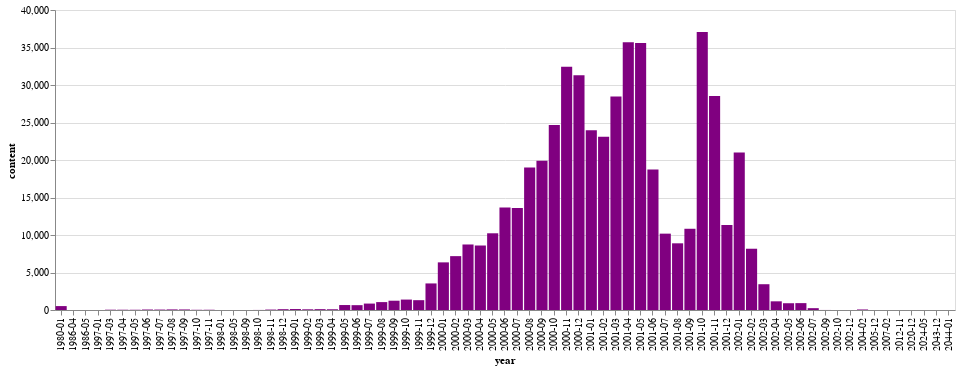

Source (notebook cell):
### Code cell
df["year"] = df["date"].dt.strftime("%Y-%m")
disp = df.groupby("year", as_index=False)['content'].count()
alt.Chart(disp).mark_bar(color="purple").encode(x="year:O", y="content").properties(width=900)

### Figure 1 — Vega-Lite specification as saved in the notebook (floating-point values rounded to 4 significant figures)
{"config": {"view": {"continuousWidth": 400, "continuousHeight": 300}}, "data": {"name": "data-9444bfac9819f5b9b2f6fc912b6a5dbf"}, "mark": {"type": "bar", "color": "purple"}, "encoding": {"x": {"field": "year", "type": "ordinal"}, "y": {"field": "content", "type": "quantitative"}}, "width": 900, "$schema": "https://vega.github.io/schema/vega-lite/v4.17.0.json", "datasets": {"data-9444bfac9819f5b9b2f6fc912b6a5dbf": [{"year": "1980-01", "content": 522}, {"year": "1986-04", "content": 1}, {"year": "1986-05", "content": 1}, {"year": "1997-01", "content": 1}, {"year": "1997-03", "content": 39}, {"year": "1997-04", "content": 36}, {"year": "1997-05", "content": 32}, {"year": "1997-06", "content": 64}, {"year": "1997-07", "content": 56}, {"year": "1997-08", "content": 77}, {"year": "1997-09", "content": 72}, {"year": "1997-10", "content": 28}, {"year": "1997-11", "content": 32}, {"year": "1998-01", "content": 4}, {"year": "1998-05", "content": 1}, {"year": "1998-09", "content": 1}, {"year": "1998-10", "content": 8}, {"year": "1998-11", "content": 56}, {"year": "1998-12", "content": 107}, {"year": "1999-01", "content": 128}, {"year": "1999-02", "content": 91}, {"year": "1999-03", "content": 112}, {"year": "1999-04", "content": 97}, {"year": "1999-05", "content": 662}, {"year": "1999-06", "content": 645}, {"year": "1999-07", "content": 857}, {"year": "1999-08", "content": 1054}, {"year": "1999-09", "content": 1239}, {"year": "1999-10", "content": 1390}, {"year": "1999-11", "content": 1310}, {"year": "1999-12", "content": 3542}, {"year": "2000-01", "content": 6351}, {"year": "2000-02", "content": 7182}, {"year": "2000-03", "content": 8736}, {"year": "2000-04", "content": 8599}, {"year": "2000-05", "content": 10229}, {"year": "2000-06", "content": 13672}, {"year": "2000-07", "content": 13598}, {"year": "2000-08", "content": 18984}, {"year": "2000-09", "content": 19895}, {"year": "2000-10", "content": 24675}, {"year": "2000-11", "content": 32437}, {"year": "2000-12", "content": 31301}, {"year": "2001-01", "content": 23957}, {"year": "2001-02", "content": 23092}, {"year": "2001-03", "content": 28453}, {"year": "2001-04", "content": 35716}, {"year": "2001-05", "content": 35589}, {"year": "2001-06", "content": 18728}, {"year": "2001-07", "content": 10181}, {"year": "2001-08", "content": 8892}, {"year": "2001-09", "content": 10831}, {"year": "2001-10", "content": 37060}, {"year": "2001-11", "content": 28543}, {"year": "2001-12", "content": 11348}, {"year": "2002-01", "content": 21014}, {"year": "2002-02", "content": 8169}, {"year": "2002-03", "content": 3438}, {"year": "2002-04", "content": 1157}, {"year": "2002-05", "content": 903}, {"year": "2002-06", "content": 917}, {"year": "2002-07", "content": 244}, {"year": "2002-09", "content": 6}, {"year": "2002-10", "content": 1}, {"year": "2002-12", "content": 1}, {"year": "2004-02", "content": 70}, {"year": "2005-12", "content": 1}, {"year": "2007-02", "content": 1}, {"year": "2012-11", "content": 2}, {"year": "2020-12", "content": 2}, {"year": "2024-05", "content": 1}, {"year": "2043-12", "content": 1}, {"year": "2044-01", "content": 3}]}}
